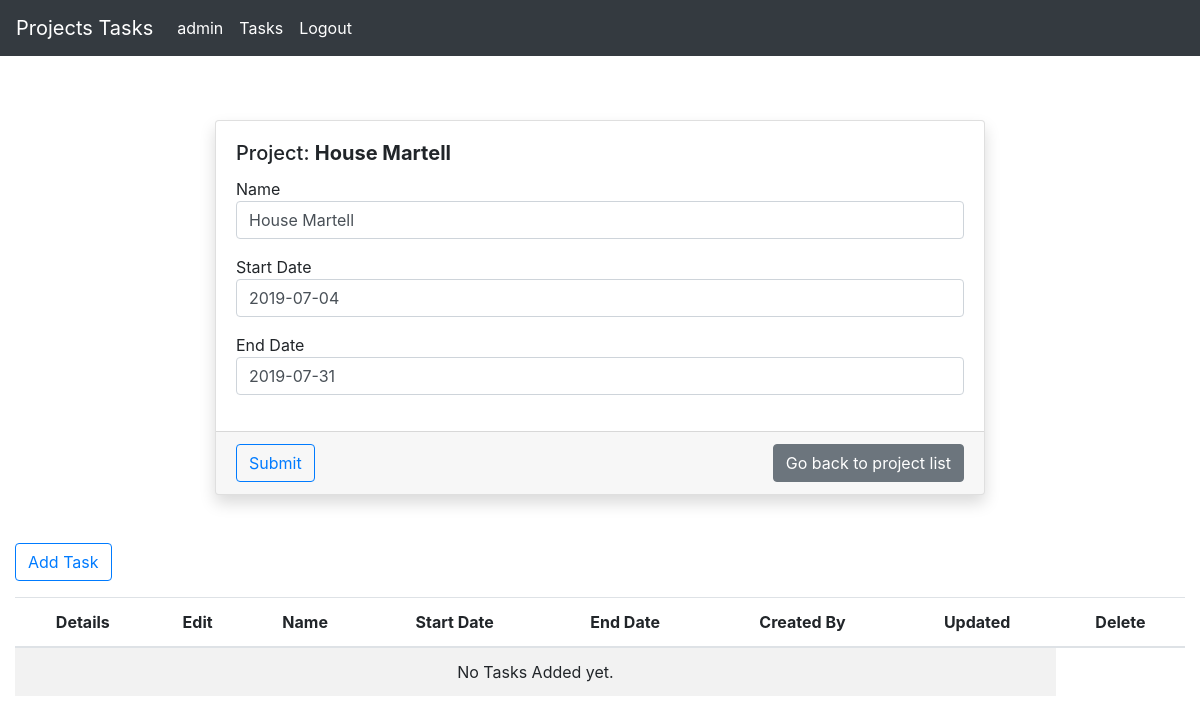
The app's page /projects/project-details/16/ (signed in) with its own data.
### projects/models.py (models this page shows, shortened)
class Project(models.Model):
    name = models.CharField(max_length = 250)
    start = models.DateField(verbose_name = 'Start Date')
    end = models.DateField(verbose_name = 'End Date')
    assigned_users = models.ManyToManyField(
        settings.AUTH_USER_MODEL,
        blank = True,
        related_name = 'projects'
    )
    assigned_groups = models.ManyToManyField(
        Group,
        blank = True,
        related_name = 'projects',
    )
    progress = models.PositiveSmallIntegerField(default = 0, editable = False)
    created_by = models.ForeignKey(
        settings.AUTH_USER_MODEL,
        on_delete = models.SET_NULL,
        null = True,
        blank = True,
        related_name = 'created_projects',
        editable = False,
    )
    updated_by = models.ForeignKey(
        settings.AUTH_USER_MODEL,
        on_delete = models.SET_NULL,
        null = True,
        blank = True,
        related_name = 'updated_projects',
        editable = False,
    )
    updated = models.DateTimeField(auto_now = True)
    created = models.DateTimeField(auto_now_add = True)
    class Meta:
        ordering = ('-created', 'name')

### projects/views.py (the view)
# urls.py: path('project-details/<int:pk>/', views.ProjectDetails.as_view(), name = 'details'),
class ProjectDetails(PermissionRequiredMixin, UpdateView):
    model = Project
    template_name = 'projects/details.html'
    context_object_name = 'project'
    permission_required = ('projects.change_projects',)
    form_class = ProjectForm
    def get_context_data(self, *args, **kwargs):
        cxt = super(ProjectDetails, self).get_context_data(*args, **kwargs)
        cxt['task_form'] = TaskForm
        return cxt

### projects/forms.py
class ProjectForm(forms.ModelForm):
    def __init__(self, *args, **kwargs):
        super(ProjectForm, self).__init__(*args, **kwargs)
        for f in self.fields:
            self.fields[f].widget.attrs['class'] = 'form-control'
            self.fields[f].widget.attrs['placeholder'] = f
        self.fields['start'].widget.attrs['class'] += ' date-selector'
        self.fields['end'].widget.attrs['class'] += ' date-selector'
        self.fields['end'].widget.attrs['placeholder'] = 'YYYY-MM-DD'
        self.fields['start'].widget.attrs['placeholder'] = 'YYYY-MM-DD'
        self.fields['start'].widget.attrs['id'] = 'id_task_start'
        self.fields['end'].widget.attrs['id'] = 'id_task_end'
    class Meta:
        model = Project
        fields = ('name', 'start', 'end')

### projects/templates/projects/details.html (shortened to what this page needs)
{% extends "base.html" %}
{% block content %}
    <div class="col-8 mx-auto project-details">
        <div class="card shadow mt-5">
            <form method="POST">
                <div class="card-body">
                    <h5 class="card-title">
                        Project: <strong>{{ project.name }}</strong>
                    </h5>
                    {% for field in form %}
                        <div class="form-group">
                            {{ field.label }}
                            {{ field }}
                        </div>
                    {% endfor %}
                </div>
                <div class="card-footer d-flex">
                    <button type="submit" class="btn btn-outline-primary">
                        Submit
                    </button>
                    <a href="{% url 'project_list' %}" class="btn btn-secondary">
                        Go back to project list
                    </a>
                </div>
            </form>
        </div>
    </div>
    <div class="col-12 my-5">
        <button class="btn btn-outline-primary mb-3" data-toggle="modal" data-target="#addTaskModal">
            Add Task
        </button>
        <table class="table table-striped text-center">
            <thead>
                <tr>
                    <th>
                        Details
                    </th>
                    <th>
                        Edit
                    </th>
                    <th>
                        Name
                    </th>
                    <th>
                        Start Date
                    </th>
                    <th>
                        End Date
                    </th>
                    <th>
                        Created By
                    </th>
                    <th>
                        Updated
                    </th>
                    <th>
                        Delete
                    </th>
                </tr>
            </thead>
            <tbody>
                {% for task in project.tasks.all %}
                    {% include "tasks/includes/delete_task_modal.html" %}
                    <tr data-id="{{ task.id }}">
                        <td>
                            <button class="details btn btn-primary">
                                <i class="fas fa-chevron-down"></i>
                            </button>
                        </td>
                        <td>
                            <button class="btn btn-primary">
                                <i class="fas fa-edit"></i>
                            </button>
                        </td>
                        <td>
                            {{ task.name }}
                        </td>
                        <td>
                            {{ task.start|date:'d-m-Y' }}
                        </td>
                        <td>
                            {{ task.end|date:'d-m-Y' }}
                        </td>
                        <td>
                            {{ task.created_by|default:'' }}
                            {{ task.created|date:'d-m-Y' }}
                        </td>
                        <td>
                            {{ task.updated_by|default:'' }}
                            {{ task.updated|date:'d-m-Y' }}
                        </td>
                        <td>
                            <button class="btn btn-danger" data-toggle="modal" data-target="#deleteTaskModal{{ task.id }}">
                                <i class="fas fa-trash"></i>
                            </button>
                        </td>
                    </tr>
                    <tr class="details-row details-row-{{ task.id }} d-none">
                        <td>
                            Assigned Users
                            <ul>
                                {% for u in task.assigned_users.all %}
                                    <li>
                                        {{ u.username }}
                                    </li>
                                {% endfor %}
                            </ul>
                        </td>
                        <td>
                            Assigned Groups
                            <ul>
                                {% for g in task.assigned_groups.all %}
                                    <li>
                                        {{ g.name }}
                                    </li>
                                {% endfor %}
                            </ul>
                        </td>
                        <td colspan="8">
                            {{ task.note }}
                        </td>
                    </tr>
                {% empty %}
                <tr>
                    <td colspan="7">
                        No Tasks Added yet.
                    </td>
                </tr>
                {% endfor %}
            </tbody>
        </table>
    </div>
{% endblock content %}

### templates/includes/navbar.html (shortened to what this page needs)
<nav class="navbar navbar-expand-md navbar-dark bg-dark">
    <a class="navbar-brand" href="{% url 'project_list' %}">Projects Tasks</a>
    <div class="collapse navbar-collapse" id="navbarNav">
        <ul class="navbar-nav">
            {% if request.user.is_authenticated %}
                <li class="nav-item active">
                    <span class="nav-link">{{ request.user }}</span>
                </li>
                <li class="nav-item active">
                    <a href="{% url 'tasks:list' %}" class="nav-link">Tasks</a>
                </li>
                <li class="nav-item active">
                    <a class="nav-link" href="{% url 'logout' %}">Logout</a>
                </li>
            {% else %}
                <li class="nav-item active">
                    <a class="nav-link" href="{% url 'login' %}">Login</a>
                </li>
            {% endif %}
        </ul>
    </div>
</nav>

### static/css/main.css (style rules this page uses)
.project-details .card-footer { -webkit-box-pack: justify; -ms-flex-pack: justify; justify-content: space-between; }

### records on screen
Project: name "House Martell", form "House Martell" "2019-07-04" "2019-07-31"

### other values on screen
{{ request.user }} "admin"
{{ field.label }} "Name" "Start Date" "End Date"
